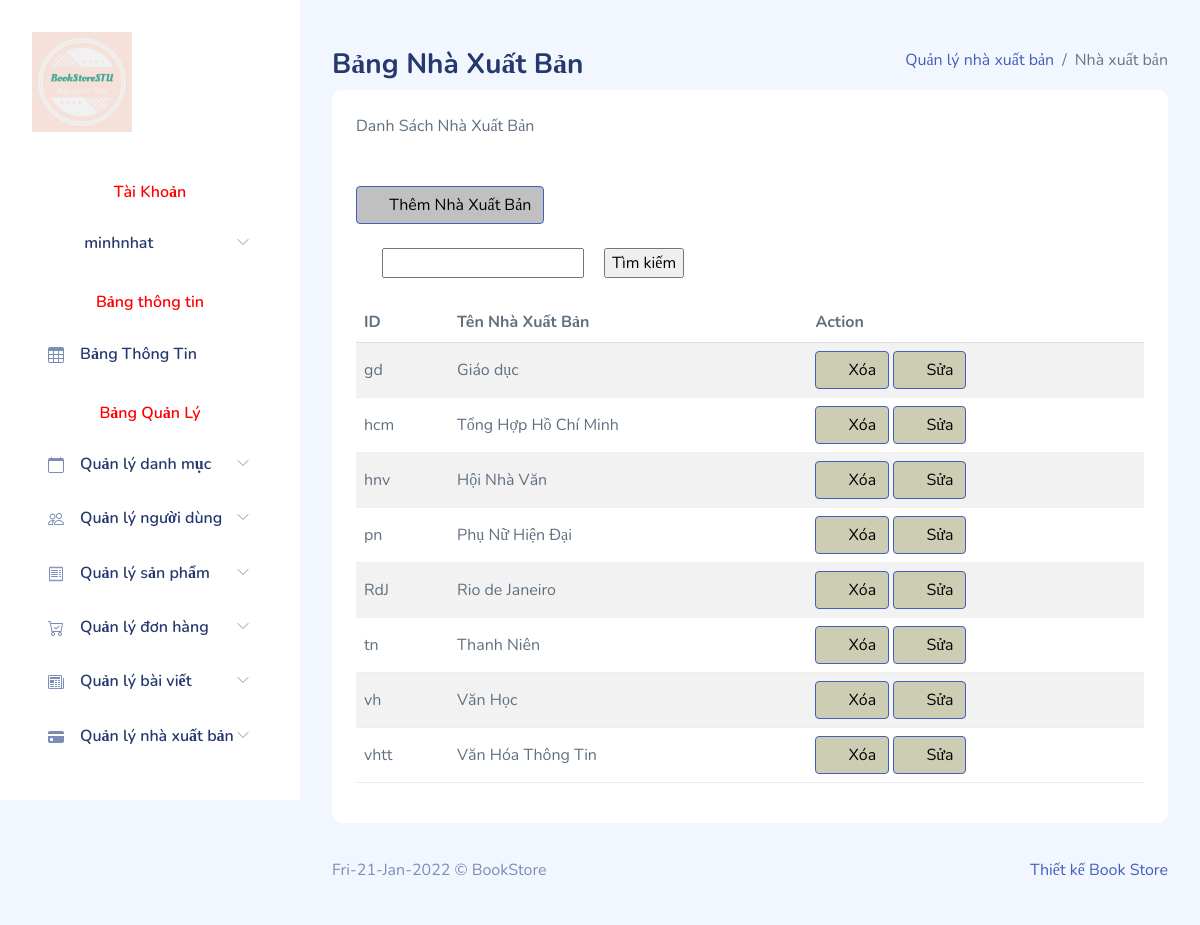
The page /admin/back-end/index.php?controller=nhaxuatban (signed in) on the database its author committed.
### tables this page shows
CREATE TABLE IF NOT EXISTS `publisher` (
  `pub_id` varchar(5) NOT NULL,
  `pub_name` varchar(30) NOT NULL,
  PRIMARY KEY (`pub_id`)
);

### admin/back-end/Model/Db.php (called while the page is built, shortened)
<?php
class Db {
    protected static $pdo;
    function __construct()
    {
        self::$pdo= new PDO('mysql:host='. HOST .';dbname='.DB , USER  , PW );
        self::$pdo->query('set names utf8' );
    }
    protected function selectQuery($sql, $arr=[])
    {
        $stm = self::$pdo->prepare($sql);
        $stm->execute($arr);
        return $stm->fetchAll(PDO::FETCH_ASSOC);
    }
}

### admin/back-end/Model/NhaXuatBan.php (called while the page is built, shortened)
<?php
class NhaXuatBan extends Db
{
    function all()
    {
        return $this->selectQuery('select * from publisher');
    }
 }

### admin/back-end/View/nhaxuatban.php (the view, shortened to what this page needs)
<!DOCTYPE html>
<html lang="en">
<head>
    <?php include 'View/assets/layouts/headerpage_Admin.php' ?>
</head>
<body>
    <div id="app">
        <?php include 'View/assets/layouts/menupage_Admin.php' ?>
        <div id="main">
            <div class="page-heading">
                <div class="page-title">
                    <div class="row">
                        <div class="col-12 col-md-6 order-md-1 order-last">
                            <h3>Bảng Nhà Xuất Bản</h3>
                        </div>
                        <div class="col-12 col-md-6 order-md-2 order-first">
                            <nav aria-label="breadcrumb" class="breadcrumb-header float-start float-lg-end">
                                <ol class="breadcrumb">
                                    <li class="breadcrumb-item"><a href="#">Quản lý nhà xuất bản</a></li>
                                    <li class="breadcrumb-item active" aria-current="page">Nhà xuất bản</li>
                                </ol>
                            </nav>
                        </div>
                    </div>
                </div>
                <section class="section">
                    <div class="card">
                        <div class="card-header">
                            Danh Sách Nhà Xuất Bản
                        </div>
                        <div class="card-header">
                        <a href="index.php?controller=themnhaxuatban" class="btn btn-primary btn-round ml-auto fas fa-add" name="themnhaxuatban" style="background-color: silver;color: black" ><svg class="bi" width="1em" height="1em" fill="currentColor">
                                                      <use
                                                       xlink:href="View/assets/vendors/bootstrap-icons/bootstrap-icons.svg#plus-circle" />
                                                     </svg> Thêm Nhà Xuất Bản</a>
                        </div>
                        <form action="index.php" method=get>
                         <input type="text" name="kw" style="margin-left: 50px;"><input type="submit" style="margin-left: 20px" value="Tìm kiếm">
                        </form>
                        <br>
                        <div class="card-body">
                            <table class="table table-striped" id="table1">
                                <thead>
                                    <tr>
                                        <th>ID</th>
                                        <th>Tên Nhà Xuất Bản</th>
                                        <th>Action</th>
                                    </tr>
                                </thead>
                                <tbody>
                                    <?php
                                foreach ($data as $r) {
                                ?>
                                <tr>
                                <td><?php echo $r['pub_id']?></td>
                                <td><?php echo $r['pub_name']?></td>
                                <td>
                                  <a href="index.php?controller=nhaxuatban&action=deletenhaxuatban&id=<?php echo $r['pub_id'] ?>" type="submit" data-toggle="tooltip" title="" class="btn btn-primary btn-round ml-auto" data-original-title="Remove" onclick="return confirm('Bạn muốn xóa nhà xuất bản <?php echo $r['pub_id'] ?> không ?')" style="background-color: #CDCDB4;color: black">
                                                     <svg class="bi" width="1em" height="1em" fill="currentColor">
                                                      <use
                                                       xlink:href="View/assets/vendors/bootstrap-icons/bootstrap-icons.svg#trash-fill" />
                                                     </svg>
                                                    Xóa
                                                </a>
                            <a href="index.php?controller=nhaxuatban&action=updatenhaxuatban&id=<?php echo $r['pub_id'] ?>" type="submit" data-toggle="tooltip" title="" class="btn btn-primary btn-round ml-auto" data-original-title="Edit Task" style="background-color: #CDCDB4;color: black" >
                                                     <svg class="bi" width="1em" height="1em" fill="currentColor">
                                                      <use
                                                       xlink:href="View/assets/vendors/bootstrap-icons/bootstrap-icons.svg#pencil-square" />
                                                     </svg>
                                                    Sửa
                                                </a>
                                </td>
                                </tr>
                                <?php
                            }
                                    ?>
                                </tbody>
                            </table>
                        </div>
                    </div>
                </section>
            </div>
            <footer>
                <?php include 'View/assets/layouts/footerpage_Admin.php' ?>
            </footer>
        </div>
    </div>
</body>
</html>

### admin/back-end/View/assets/css/app.css (style rules this page uses)
.btn i,.btn svg { width:16px;height:16px }
.btn.btn-danger,.btn.btn-info,.btn.btn-primary,.btn.btn-secondary,.btn.btn-success,.btn.btn-warning { color:#fff }
.card { margin-bottom:2.2rem;border:none }
.card .card-header { border:none }
.card .card-header~.card-body { padding-top:0 }
.card .card-body { padding:1.5rem }
.dataTable-table td,.dataTable-table thead th,.table td,.table thead th { vertical-align:middle }
.dataTable-table:not(.table-borderless) thead th,.table:not(.table-borderless) thead th { border-bottom:1px solid #dedede!important }
.bi { width:1rem;height:1rem }
#main { margin-left:300px;padding:2rem }
.page-heading { margin:0 0 2rem }
.page-heading h3 { font-weight:700 }
a { text-decoration:none }

### rows shown on the page
publisher: pub_id "gd", pub_name "Giáo dục"
publisher: pub_id "hcm", pub_name "Tổng Hợp Hồ Chí Minh"
publisher: pub_id "hnv", pub_name "Hội Nhà Văn"
publisher: pub_id "pn", pub_name "Phụ Nữ Hiện Đại"
publisher: pub_id "RdJ", pub_name "Rio de Janeiro"
publisher: pub_id "tn", pub_name "Thanh Niên"
publisher: pub_id "vh", pub_name "Văn Học"
publisher: pub_id "vhtt", pub_name "Văn Hóa Thông Tin"

### other values the page prints
$_SESSION["username"] "minhnhat"
